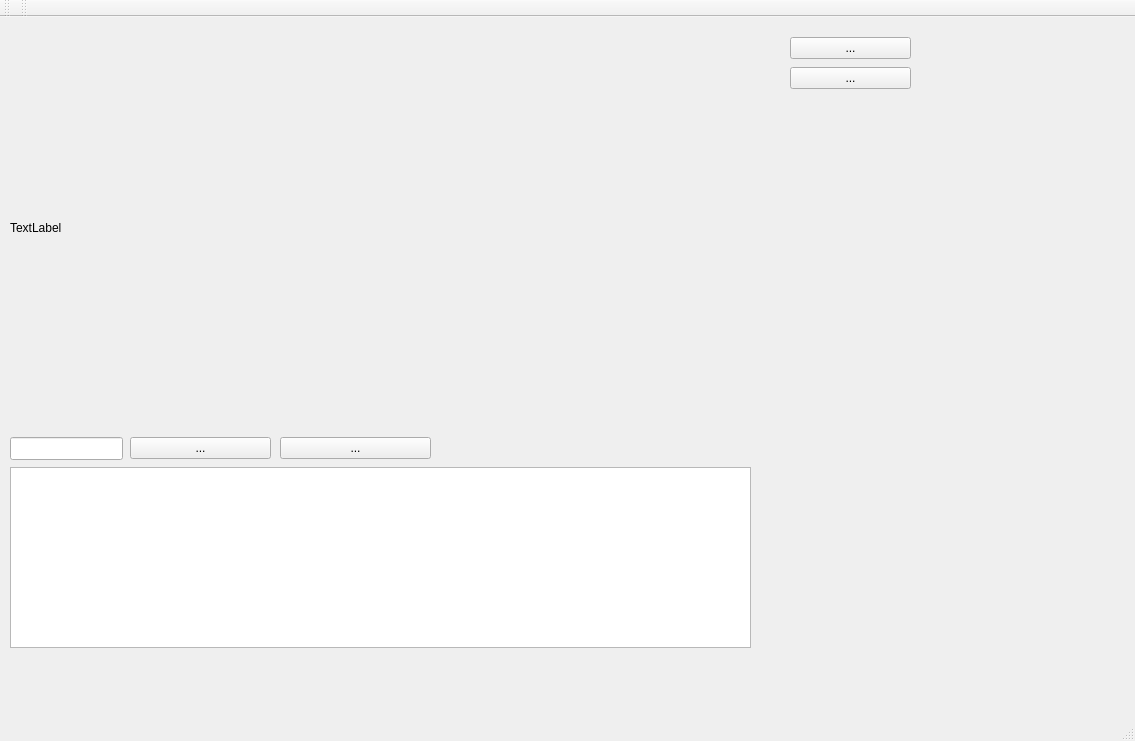
<?xml version="1.0" encoding="UTF-8"?>
<ui version="4.0">
 <class>MainWindow</class>
 <widget class="QMainWindow" name="MainWindow">
  <property name="geometry">
   <rect>
    <x>0</x>
    <y>0</y>
    <width>1135</width>
    <height>741</height>
   </rect>
  </property>
  <property name="windowTitle">
   <string>RobotUI</string>
  </property>
  <widget class="QWidget" name="centralWidget">
   <widget class="QTextEdit" name="dbgTextEdit">
    <property name="geometry">
     <rect>
      <x>10</x>
      <y>450</y>
      <width>741</width>
      <height>181</height>
     </rect>
    </property>
    <property name="readOnly">
     <bool>true</bool>
    </property>
   </widget>
   <widget class="QToolButton" name="addIPBtn">
    <property name="geometry">
     <rect>
      <x>130</x>
      <y>420</y>
      <width>141</width>
      <height>22</height>
     </rect>
    </property>
    <property name="text">
     <string>...</string>
    </property>
   </widget>
   <widget class="QLineEdit" name="addIPEdit">
    <property name="geometry">
     <rect>
      <x>10</x>
      <y>420</y>
      <width>113</width>
      <height>23</height>
     </rect>
    </property>
   </widget>
   <widget class="QToolButton" name="sendDataBtn">
    <property name="geometry">
     <rect>
      <x>280</x>
      <y>420</y>
      <width>151</width>
      <height>22</height>
     </rect>
    </property>
    <property name="text">
     <string>...</string>
    </property>
   </widget>
   <widget class="cVideoLabel" name="videoLabel">
    <property name="geometry">
     <rect>
      <x>10</x>
      <y>10</y>
      <width>731</width>
      <height>401</height>
     </rect>
    </property>
    <property name="text">
     <string>TextLabel</string>
    </property>
   </widget>
   <widget class="QToolButton" name="playVideoBtn">
    <property name="geometry">
     <rect>
      <x>790</x>
      <y>20</y>
      <width>121</width>
      <height>22</height>
     </rect>
    </property>
    <property name="text">
     <string>...</string>
    </property>
   </widget>
   <widget class="QToolButton" name="stopVideoBtn">
    <property name="geometry">
     <rect>
      <x>790</x>
      <y>50</y>
      <width>121</width>
      <height>22</height>
     </rect>
    </property>
    <property name="text">
     <string>...</string>
    </property>
   </widget>
  </widget>
  <widget class="QMenuBar" name="menuBar">
   <property name="geometry">
    <rect>
     <x>0</x>
     <y>0</y>
     <width>1135</width>
     <height>25</height>
    </rect>
   </property>
  </widget>
  <widget class="QToolBar" name="mainToolBar">
   <attribute name="toolBarArea">
    <enum>TopToolBarArea</enum>
   </attribute>
   <attribute name="toolBarBreak">
    <bool>false</bool>
   </attribute>
  </widget>
  <widget class="QStatusBar" name="statusBar"/>
  <widget class="QToolBar" name="toolBar">
   <property name="windowTitle">
    <string>toolBar</string>
   </property>
   <attribute name="toolBarArea">
    <enum>TopToolBarArea</enum>
   </attribute>
   <attribute name="toolBarBreak">
    <bool>false</bool>
   </attribute>
  </widget>
  <action name="actionAdd_IP_Address">
   <property name="text">
    <string>Add IP Address</string>
   </property>
  </action>
  <action name="actionSend_Data">
   <property name="text">
    <string>Send Data</string>
   </property>
  </action>
  <action name="actionPlayVideo">
   <property name="text">
    <string>Play Video</string>
   </property>
  </action>
  <action name="actionStopVideo">
   <property name="text">
    <string>Stop Video</string>
   </property>
  </action>
 </widget>
 <layoutdefault spacing="6" margin="11"/>
 <customwidgets>
  <customwidget>
   <class>cVideoLabel</class>
   <extends>QLabel</extends>
   <header>cvideolabel.h</header>
  </customwidget>
 </customwidgets>
 <resources/>
 <connections/>
</ui>
